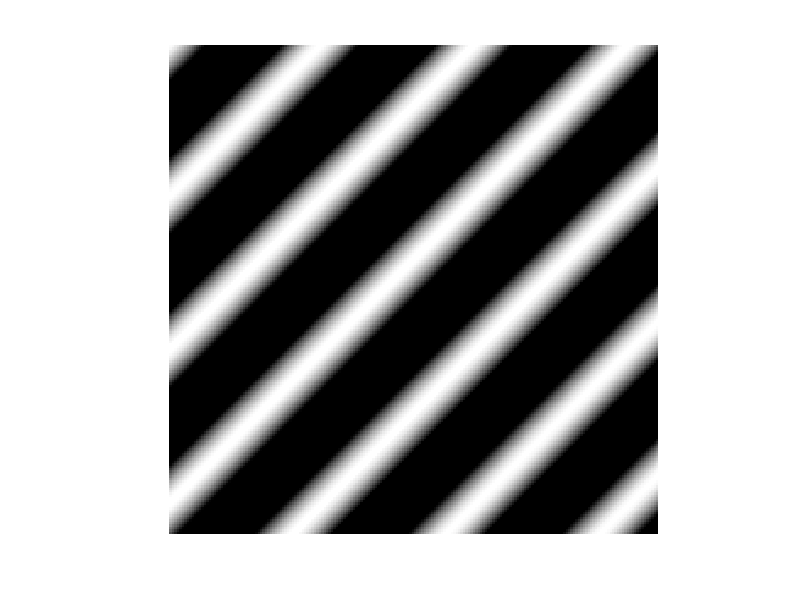
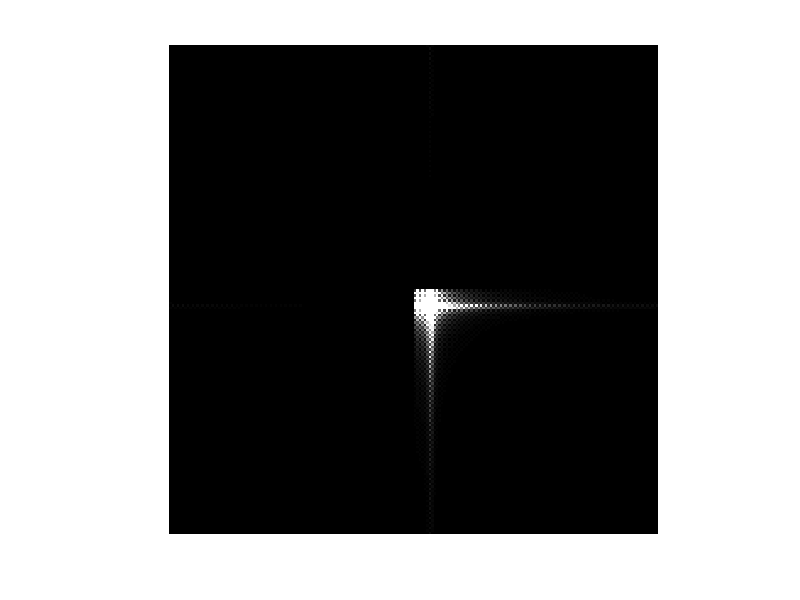
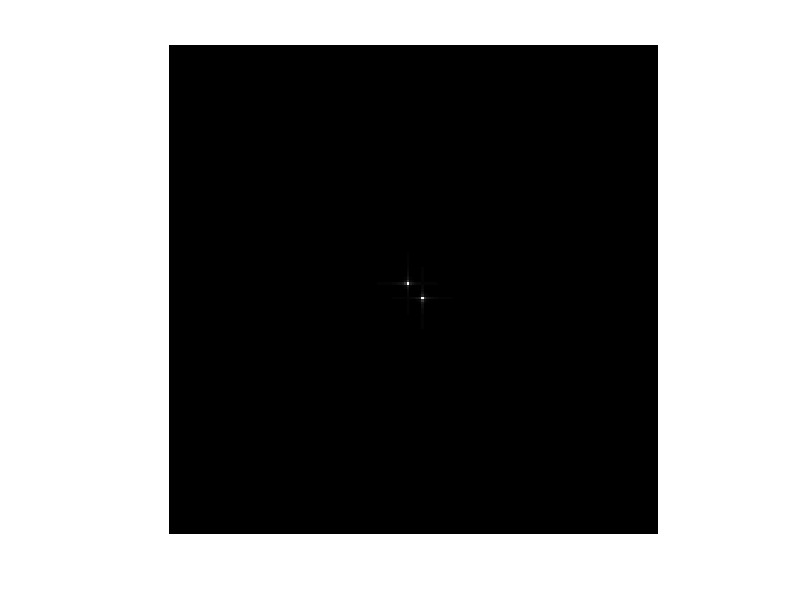

Recreate these plots in MATLAB, in order.
close all;
clear all;
clc;


N=200 ;		
M=200 ;	
%P=100;
I=zeros(N,M);
wx=0.1;
wy=0.1;
%wz=10;

%for k=1:P
for i=1:N;
	for j=1:M;

		I(i,j) = cos(wx*i+wy*j);
%		I(i,j,k)=cos(wx*i+wy*j+wz*k);
	end;
end;
%end;
figure;
imshow(I)
%plot3D?

figure;

imshow(abs(fftshift(dct2(I))));
figure;
fft=abs(fftshift(fft2(I)));
imshow(mat2gray(fft));

